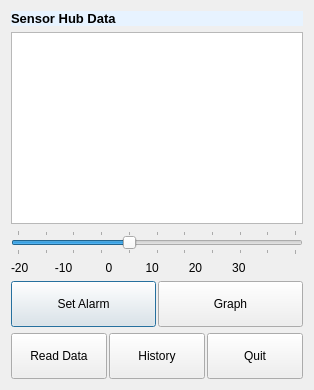
<?xml version="1.0" encoding="UTF-8"?>
<ui version="4.0">
 <class>resultWindow</class>
 <widget class="QDialog" name="resultWindow">
  <property name="geometry">
   <rect>
    <x>0</x>
    <y>0</y>
    <width>314</width>
    <height>390</height>
   </rect>
  </property>
  <property name="windowTitle">
   <string>Dialog</string>
  </property>
  <property name="layoutDirection">
   <enum>Qt::LeftToRight</enum>
  </property>
  <property name="autoFillBackground">
   <bool>false</bool>
  </property>
  <property name="styleSheet">
   <string notr="true">QDialog{background-image: url(:/newPrefix/flatirons.jpg)}
</string>
  </property>
  <layout class="QGridLayout" name="gridLayout">
   <item row="0" column="0">
    <layout class="QVBoxLayout" name="verticalLayout_3">
     <item>
      <layout class="QVBoxLayout" name="verticalLayout">
       <item>
        <widget class="QLabel" name="heading">
         <property name="sizePolicy">
          <sizepolicy hsizetype="Minimum" vsizetype="Minimum">
           <horstretch>0</horstretch>
           <verstretch>0</verstretch>
          </sizepolicy>
         </property>
         <property name="font">
          <font>
           <family>Arial</family>
           <pointsize>10</pointsize>
           <weight>75</weight>
           <bold>true</bold>
           <underline>false</underline>
           <strikeout>false</strikeout>
          </font>
         </property>
         <property name="layoutDirection">
          <enum>Qt::LeftToRight</enum>
         </property>
         <property name="autoFillBackground">
          <bool>false</bool>
         </property>
         <property name="styleSheet">
          <string notr="true">QLabel{
background-color: rgb(231, 243, 255);
}</string>
         </property>
         <property name="text">
          <string>Sensor Hub Data</string>
         </property>
         <property name="textFormat">
          <enum>Qt::PlainText</enum>
         </property>
         <property name="scaledContents">
          <bool>false</bool>
         </property>
        </widget>
       </item>
       <item>
        <layout class="QVBoxLayout" name="verticalLayout_2"/>
       </item>
       <item>
        <widget class="QTextEdit" name="textEditObj">
         <property name="sizePolicy">
          <sizepolicy hsizetype="Minimum" vsizetype="Fixed">
           <horstretch>0</horstretch>
           <verstretch>0</verstretch>
          </sizepolicy>
         </property>
         <property name="layoutDirection">
          <enum>Qt::LeftToRight</enum>
         </property>
        </widget>
       </item>
       <item>
        <widget class="QSlider" name="sliderObj">
         <property name="styleSheet">
          <string notr="true"/>
         </property>
         <property name="minimum">
          <number>-20</number>
         </property>
         <property name="maximum">
          <number>30</number>
         </property>
         <property name="orientation">
          <enum>Qt::Horizontal</enum>
         </property>
         <property name="tickPosition">
          <enum>QSlider::TicksBothSides</enum>
         </property>
         <property name="tickInterval">
          <number>5</number>
         </property>
        </widget>
       </item>
       <item>
        <widget class="QLabel" name="tempValues">
         <property name="sizePolicy">
          <sizepolicy hsizetype="Expanding" vsizetype="Preferred">
           <horstretch>0</horstretch>
           <verstretch>0</verstretch>
          </sizepolicy>
         </property>
         <property name="font">
          <font>
           <weight>50</weight>
           <bold>false</bold>
          </font>
         </property>
         <property name="text">
          <string>-20        -10          0          10         20         30</string>
         </property>
        </widget>
       </item>
      </layout>
     </item>
     <item>
      <layout class="QHBoxLayout" name="horizontalLayout_2">
       <property name="spacing">
        <number>2</number>
       </property>
       <item>
        <widget class="QPushButton" name="alarmObj">
         <property name="sizePolicy">
          <sizepolicy hsizetype="Minimum" vsizetype="Minimum">
           <horstretch>0</horstretch>
           <verstretch>0</verstretch>
          </sizepolicy>
         </property>
         <property name="text">
          <string>Set Alarm</string>
         </property>
        </widget>
       </item>
       <item>
        <widget class="QPushButton" name="graphObj">
         <property name="sizePolicy">
          <sizepolicy hsizetype="Minimum" vsizetype="Minimum">
           <horstretch>0</horstretch>
           <verstretch>0</verstretch>
          </sizepolicy>
         </property>
         <property name="text">
          <string>Graph</string>
         </property>
        </widget>
       </item>
      </layout>
     </item>
     <item>
      <layout class="QHBoxLayout" name="horizontalLayout">
       <property name="spacing">
        <number>2</number>
       </property>
       <item>
        <widget class="QPushButton" name="readDataObj">
         <property name="sizePolicy">
          <sizepolicy hsizetype="Minimum" vsizetype="Minimum">
           <horstretch>0</horstretch>
           <verstretch>0</verstretch>
          </sizepolicy>
         </property>
         <property name="text">
          <string>Read Data</string>
         </property>
        </widget>
       </item>
       <item>
        <widget class="QPushButton" name="historyObj">
         <property name="sizePolicy">
          <sizepolicy hsizetype="Minimum" vsizetype="Minimum">
           <horstretch>0</horstretch>
           <verstretch>0</verstretch>
          </sizepolicy>
         </property>
         <property name="text">
          <string>History</string>
         </property>
        </widget>
       </item>
       <item>
        <widget class="QPushButton" name="quitObj">
         <property name="sizePolicy">
          <sizepolicy hsizetype="Minimum" vsizetype="Minimum">
           <horstretch>0</horstretch>
           <verstretch>0</verstretch>
          </sizepolicy>
         </property>
         <property name="text">
          <string>Quit</string>
         </property>
        </widget>
       </item>
      </layout>
     </item>
    </layout>
   </item>
  </layout>
 </widget>
 <resources>
  <include location="image.qrc"/>
  <include location="image.qrc"/>
 </resources>
 <connections>
  <connection>
   <sender>quitObj</sender>
   <signal>clicked()</signal>
   <receiver>resultWindow</receiver>
   <slot>close()</slot>
   <hints>
    <hint type="sourcelabel">
     <x>302</x>
     <y>378</y>
    </hint>
    <hint type="destinationlabel">
     <x>330</x>
     <y>0</y>
    </hint>
   </hints>
  </connection>
  <connection>
   <sender>sliderObj</sender>
   <signal>valueChanged(int)</signal>
   <receiver>textEditObj</receiver>
   <slot>update()</slot>
   <hints>
    <hint type="sourcelabel">
     <x>215</x>
     <y>270</y>
    </hint>
    <hint type="destinationlabel">
     <x>181</x>
     <y>181</y>
    </hint>
   </hints>
  </connection>
 </connections>
</ui>
